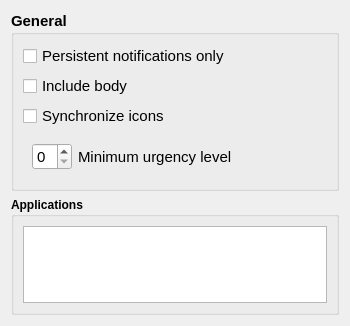
<?xml version="1.0" encoding="UTF-8"?>
<ui version="4.0">
 <class>NotificationsConfigUi</class>
 <widget class="QWidget" name="NotificationsConfigUi">
  <property name="windowModality">
   <enum>Qt::WindowModal</enum>
  </property>
  <property name="geometry">
   <rect>
    <x>0</x>
    <y>0</y>
    <width>350</width>
    <height>326</height>
   </rect>
  </property>
  <property name="sizePolicy">
   <sizepolicy hsizetype="MinimumExpanding" vsizetype="Preferred">
    <horstretch>0</horstretch>
    <verstretch>0</verstretch>
   </sizepolicy>
  </property>
  <property name="minimumSize">
   <size>
    <width>350</width>
    <height>0</height>
   </size>
  </property>
  <property name="windowTitle">
   <string>Pause music plugin</string>
  </property>
  <layout class="QVBoxLayout" name="verticalLayout">
   <item>
    <widget class="QGroupBox" name="groupBox_2">
     <property name="sizePolicy">
      <sizepolicy hsizetype="Preferred" vsizetype="Fixed">
       <horstretch>0</horstretch>
       <verstretch>0</verstretch>
      </sizepolicy>
     </property>
     <property name="font">
      <font>
       <pointsize>11</pointsize>
       <weight>75</weight>
       <bold>true</bold>
      </font>
     </property>
     <property name="title">
      <string>General</string>
     </property>
     <layout class="QVBoxLayout" name="verticalLayout_2">
      <item>
       <widget class="QCheckBox" name="check_persistent">
        <property name="font">
         <font>
          <weight>50</weight>
          <bold>false</bold>
         </font>
        </property>
        <property name="toolTip">
         <string>Synchronize only notifications with a timeout value of 0?</string>
        </property>
        <property name="text">
         <string>Persistent notifications only</string>
        </property>
       </widget>
      </item>
      <item>
       <widget class="QCheckBox" name="check_body">
        <property name="font">
         <font>
          <weight>50</weight>
          <bold>false</bold>
         </font>
        </property>
        <property name="toolTip">
         <string>Append the notification body to the summary when synchronizing notifications?</string>
        </property>
        <property name="text">
         <string>Include body</string>
        </property>
       </widget>
      </item>
      <item>
       <widget class="QCheckBox" name="check_icons">
        <property name="font">
         <font>
          <weight>50</weight>
          <bold>false</bold>
         </font>
        </property>
        <property name="toolTip">
         <string>Synchronize icons of notifying applications if possible?</string>
        </property>
        <property name="text">
         <string>Synchronize icons</string>
        </property>
       </widget>
      </item>
      <item>
       <widget class="QWidget" name="horizontalWidget" native="true">
        <property name="sizePolicy">
         <sizepolicy hsizetype="Expanding" vsizetype="Expanding">
          <horstretch>0</horstretch>
          <verstretch>0</verstretch>
         </sizepolicy>
        </property>
        <layout class="QHBoxLayout" name="horizontalLayout">
         <item>
          <widget class="QSpinBox" name="spin_urgency">
           <property name="maximumSize">
            <size>
             <width>40</width>
             <height>32</height>
            </size>
           </property>
           <property name="font">
            <font>
             <weight>50</weight>
             <bold>false</bold>
            </font>
           </property>
           <property name="toolTip">
            <string>&lt;html&gt;&lt;head/&gt;&lt;body&gt;&lt;p&gt;Minimum urgency level of the notifications&lt;/p&gt;&lt;/body&gt;&lt;/html&gt;</string>
           </property>
           <property name="maximum">
            <number>2</number>
           </property>
          </widget>
         </item>
         <item>
          <widget class="QLabel" name="label">
           <property name="font">
            <font>
             <weight>50</weight>
             <bold>false</bold>
            </font>
           </property>
           <property name="toolTip">
            <string>Synchronize only notifications with the given urgency level.</string>
           </property>
           <property name="text">
            <string>Minimum urgency level</string>
           </property>
          </widget>
         </item>
        </layout>
       </widget>
      </item>
     </layout>
    </widget>
   </item>
   <item>
    <widget class="QGroupBox" name="groupBox">
     <property name="sizePolicy">
      <sizepolicy hsizetype="MinimumExpanding" vsizetype="Preferred">
       <horstretch>0</horstretch>
       <verstretch>0</verstretch>
      </sizepolicy>
     </property>
     <property name="font">
      <font>
       <weight>75</weight>
       <bold>true</bold>
      </font>
     </property>
     <property name="toolTip">
      <string/>
     </property>
     <property name="title">
      <string>Applications</string>
     </property>
     <layout class="QHBoxLayout" name="horizontalLayout_2">
      <item>
       <widget class="QTableView" name="appList">
        <property name="sizePolicy">
         <sizepolicy hsizetype="MinimumExpanding" vsizetype="Preferred">
          <horstretch>0</horstretch>
          <verstretch>0</verstretch>
         </sizepolicy>
        </property>
        <property name="font">
         <font>
          <weight>50</weight>
          <bold>false</bold>
         </font>
        </property>
        <property name="alternatingRowColors">
         <bool>true</bool>
        </property>
        <property name="showGrid">
         <bool>false</bool>
        </property>
        <property name="gridStyle">
         <enum>Qt::NoPen</enum>
        </property>
        <property name="sortingEnabled">
         <bool>true</bool>
        </property>
        <attribute name="horizontalHeaderVisible">
         <bool>true</bool>
        </attribute>
        <attribute name="horizontalHeaderDefaultSectionSize">
         <number>150</number>
        </attribute>
        <attribute name="horizontalHeaderMinimumSectionSize">
         <number>20</number>
        </attribute>
        <attribute name="horizontalHeaderShowSortIndicator" stdset="0">
         <bool>true</bool>
        </attribute>
        <attribute name="horizontalHeaderStretchLastSection">
         <bool>true</bool>
        </attribute>
        <attribute name="verticalHeaderVisible">
         <bool>false</bool>
        </attribute>
       </widget>
      </item>
     </layout>
    </widget>
   </item>
  </layout>
 </widget>
 <resources/>
 <connections/>
</ui>
